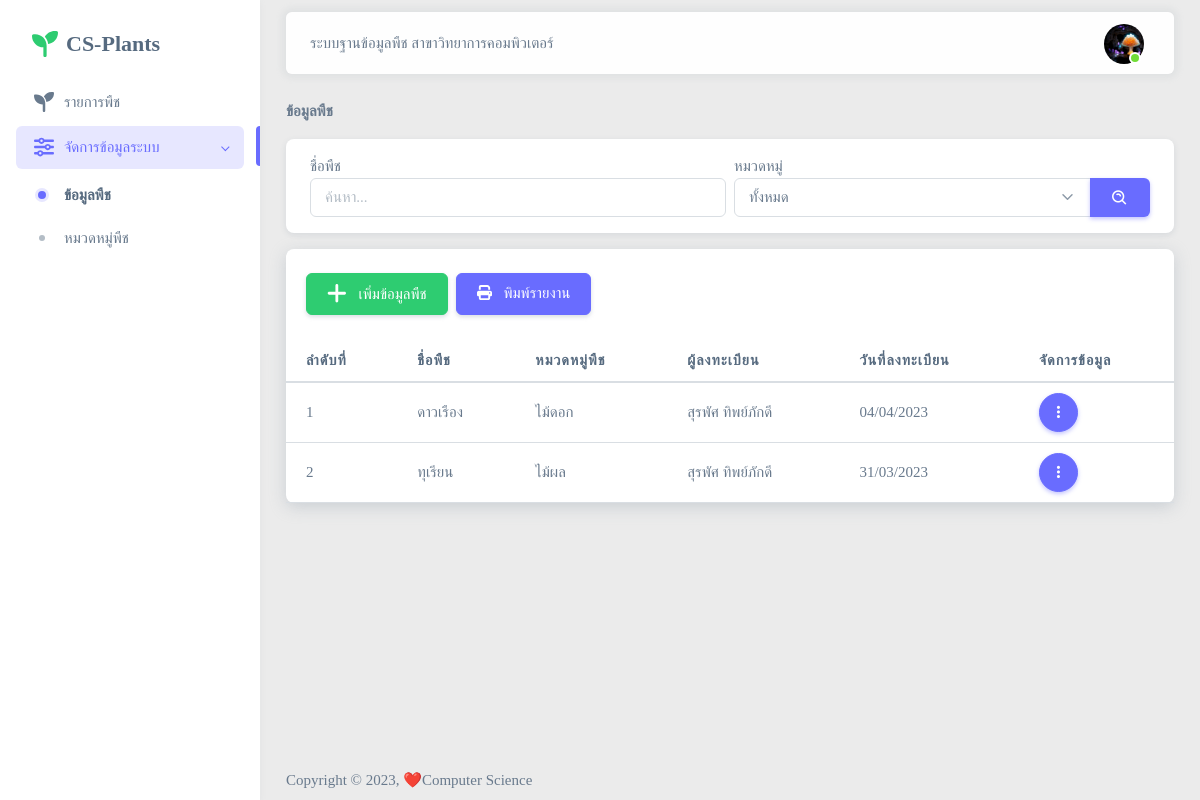
/App/system-member/plant (signed in), run on the app's committed database.
### tables this page shows
CREATE TABLE `users` (
  `userID` varchar(30) NOT NULL COMMENT 'รหัสผู้ใช้',
  `userFname` varchar(50) NOT NULL COMMENT 'ชื่อ',
  `userLname` varchar(50) NOT NULL COMMENT 'สกุล',
  `userProfile` varchar(100) NOT NULL DEFAULT 'default-avatar.png' COMMENT 'รูปโปรไฟล์',
  `username` varchar(50) NOT NULL COMMENT 'Username',
  `password` varchar(100) NOT NULL COMMENT 'รหัสผ่าน',
  `userLevel` enum('สมาชิก') NOT NULL DEFAULT 'สมาชิก' COMMENT 'ระดับผู้ใช้',
  `userRegist` date NOT NULL COMMENT 'วันที่ลงทะเบียน'
);

CREATE TABLE `plants` (
  `plantID` varchar(30) NOT NULL COMMENT 'รหัสพืช',
  `userID` varchar(30) DEFAULT NULL COMMENT 'รหัสผู้ใช้',
  `plantName` varchar(100) NOT NULL COMMENT 'ชื่อพืช',
  `cateID` varchar(30) DEFAULT NULL COMMENT 'รหัสหมวดหมู่',
  `plantDescription` text NOT NULL COMMENT 'รายละเอียดพืช',
  `plantRegist` date NOT NULL COMMENT 'วันที่ลงทะเบียน'
);

CREATE TABLE `categories` (
  `cateID` varchar(30) NOT NULL COMMENT 'รหัสหมวดหมู่',
  `cateName` varchar(50) NOT NULL COMMENT 'ชื่อหมวดหมู่'
);

### App/include/scripts/member-header.php (called while the page is built, shortened)
<?php
    $userID = $_SESSION['CSP-session-userID'] ?? null;
	require_once("../data/database.php");
    $sql = "SELECT userID, userFname, userLname, userProfile, username, userLevel, userRegist
            FROM users
            WHERE userID = ?;";
    $stmt = $database->prepare($sql);
    $stmt->bind_param('s', $userID);
    $stmt->execute();
    $result = $stmt-> get_result();
    $user = (object) $result->fetch_assoc();
?>

### App/system-member/plant.php (the view, shortened to what this page needs)
<?php
    require_once('../include/scripts/member-header.php');
?>
<!DOCTYPE html>
<html lang="en" class="light-style layout-menu-fixed">
    <head>
        <link rel="stylesheet" href="../assets/font/Kanit.css"/>
        <link rel="stylesheet" href="../assets/css/template.css"/>
        <link rel="stylesheet" href="../assets/vendor/perfect-scrollbar/perfect-scrollbar.css"/>
        <link rel="stylesheet" href="../assets/vendor/boxicons/boxicons.css"/>
        <link rel="stylesheet" href="../assets/css/custom-style.css"/>
    </head>
    <body class="body-light">
        <div class="layout-wrapper layout-content-navbar">
            <div class="layout-container">
                <?php require_once("../include/components/sidebar-member.php");?>
                <div class="layout-page">
                    <?php require_once("../include/components/navbar-account.php");?>
                    <div class="content-wrapper">
                        <div class="container-fluid flex-grow-1 container-p-y">
                            <nav aria-label="breadcrumb">
                                <ol class="breadcrumb">
                                    <li class="breadcrumb-item">
                                        <a class="active">ข้อมูลพืช</a>
                                    </li>
                                </ol>
                            </nav>
                            <div class="card mt-2">
                                <div class="card-body py-3">
                                    <form action="plant" method="GET">
                                        <div class="row row-cols-2 g-2">
                                            <div class="col-12 col-lg-6">
                                                ชื่อพืช
                                                <input type="text" name="filterWord" class="form-control" placeholder="ค้นหา..." autofocus autocomplete="off"
                                                value="<?php if(isset($_GET["filterWord"])) echo $_GET["filterWord"]; ?>">
                                            </div>
                                            <div class="col-12 col-lg-6">
                                                หมวดหมู่
                                                <div class="input-group">
                                                    <select class="form-select" name="filterCategory">
                                                        <option selected value="">ทั้งหมด</option>
                                                    </select>
                                                    <button type="submit" name="filter" value="true" class="btn btn-primary text-white">
                                                        <i class='bx bx-search-alt'></i>
                                                    </button>
                                                </div>
                                            </div>
                                        </div>
                                    </form>
                                </div>
                            </div>
                            <?php
                                $sql = "SELECT P.plantID, P.plantName, P.plantRegist, C.cateName, U.userFname, U.userLname
                                        FROM plants P LEFT JOIN categories C ON P.cateID = C.cateID LEFT JOIN users U ON P.userID = U.userID
                                        WHERE 1=1 ";
                                $sql.="ORDER BY plantRegist DESC;";
                                $stmt = $database->prepare($sql);
                                $stmt->execute();
                                $plantResult = $stmt-> get_result();
                                $resultCount = $plantResult->num_rows;
                            ?>
                            <div class="card shadow mt-3">
                                <div class="card-header mb-0">
                                    <div class="row g-2">
                                        <a class="btn btn-success py-3 py-lg-2 col-12 col-lg-auto shadow-sm me-2" href="plant-add">
                                            <i class="fa-solid fa-plus fa-xl me-2"></i>
                                            เพิ่มข้อมูลพืช
                                        </a>
                                        <a class="btn btn-primary text-white py-3 py-lg-2 col-12 col-lg-auto shadow-sm d-none d-lg-block" onclick="printReport()">
                                            <i class="fa-solid fa-print me-2"></i>
                                            พิมพ์รายงาน
                                        </a>
                                    </div>
                                </div>
                                <div class="table-responsive">
                                    <table class="table table-hover card-table table-nowrap">
                                        <thead>
                                            <tr>
                                                <th>ลำดับที่</th>
                                                <th>ชื่อพืช</th>
                                                <th>หมวดหมู่พืช</th>
                                                <th>ผู้ลงทะเบียน</th>
                                                <th>วันที่ลงทะเบียน</th>
                                                <th class="not-print">จัดการข้อมูล</th>
                                            </tr>
                                        </thead>
                                        <tbody>
                                        <?php
                                            if($resultCount > 0){ $plantIndex = 1; while($plant = $plantResult->fetch_assoc()){
                                        ?>
                                            <tr>
                                                <td><?php echo $plantIndex; ?></td>
                                                <td><?php echo $plant["plantName"]; ?></td>
                                                <td><?php echo $plant["cateName"]; ?></td>
                                                <td><?php echo $plant["userFname"]." ".$plant["userLname"]; ?></td>
                                                <td><?php echo date("d/m/Y", strtotime($plant["plantRegist"])); ?></td>
                                                <td class="not-print">
                                                    <button type="button" class="btn btn-primary btn-icon rounded-pill dropdown-toggle hide-arrow" data-bs-toggle="dropdown">
                                                        <i class="bx bx-dots-vertical-rounded"></i>
                                                    </button>
                                                </td>
                                            </tr>
                                        <?php $plantIndex++;} } ?>
                                        </tbody>
                                    </table>
                                </div>
                            </div>
                        </div>
                        <?php require_once("../include/components/footer.php");?>
                    </div>
                </div>
            </div>
        </div>
    </body>
</html>

### App/include/components/navbar-account.php (shortened to what this page needs)
<nav class="layout-navbar container-fluid navbar navbar-expand-xl navbar-detached align-items-center bg-navbar-theme" id="layout-navbar">
    <div class="navbar-nav-right d-flex align-items-center" id="navbar-collapse">
        <ul class="navbar-nav d-none d-md-block">
            ระบบฐานข้อมูลพืช สาขาวิทยาการคอมพิวเตอร์
        </ul>
        <ul class="navbar-nav flex-row align-items-center ms-auto">
            <li class="nav-item navbar-dropdown dropdown-user dropdown">
                <a class="nav-link dropdown-toggle hide-arrow" href="javascript:void(0);" data-bs-toggle="dropdown">
                    <div class="avatar avatar-online">
                        <img src="../assets/img/avatars/<?php echo $user->userProfile;?>" alt class="w-px-40 h-auto rounded-circle" />
                    </div>
                </a>
            </li>
        </ul>
    </div>
</nav>

### App/assets/css/custom-style.css (style rules this page uses)
body { font-family: 'Kanit'; }
.body-light { background-color: #EBEBEB; }
.table-nowrap th, .table-nowrap td { white-space: nowrap; }

### data on the page
users: userProfile (picture)
plants: plantName "ดาวเรือง", cateID.cateName "ไม้ดอก", userID.userFname "สุรพัศ", userID.userLname "ทิพย์ภักดี", plantRegist "04/04/2023"
plants: plantName "ทุเรียน", cateID.cateName "ไม้ผล", userID.userFname "สุรพัศ", userID.userLname "ทิพย์ภักดี", plantRegist "31/03/2023"
